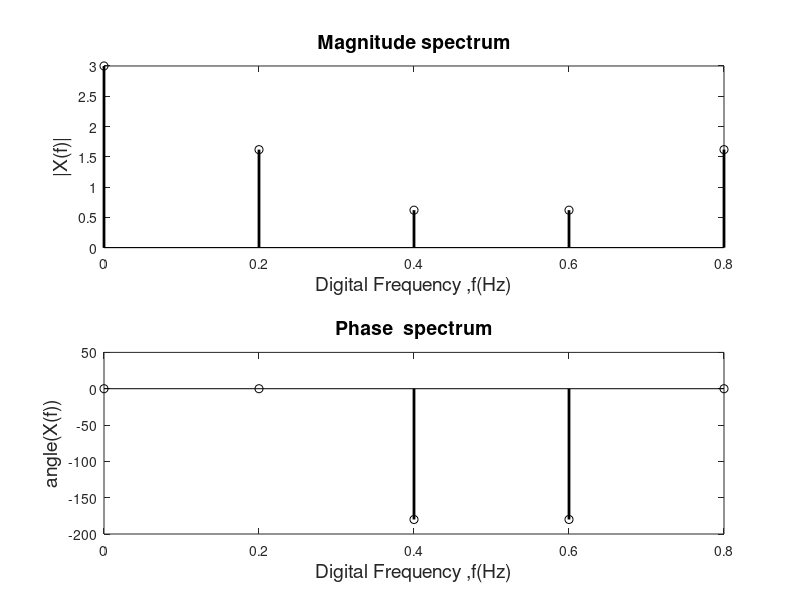

MATLAB code for this plot:
clc
close all
clear all
%Calculation of 5 point DFT
x = [1,1,0,0,1];
N = 5;
L = length(x);
x = [x zeros(1,N-L)];
n = length(x);
n = 0:N-1;
k = 0:N-1;
Wn = exp(-j*2*pi/N);
WN = Wn.^(n'*k);
X = WN*x';

figure(1),subplot(211),stem(k/N,abs(X),'k','linewidth',2),xlabel('Digital Frequency ,f(Hz)','fontsize',14),
ylabel('|X(f)|','fontsize',14),title('Magnitude spectrum','fontsize',14);
subplot(212),stem(k/N,angle(X)*180/pi,'k','linewidth',2),xlabel('Digital Frequency ,f(Hz)','fontsize',14),
ylabel('angle(X(f))','fontsize',14),title('Phase  spectrum','fontsize',14);
abs(X)
angle(X)*180/pi

